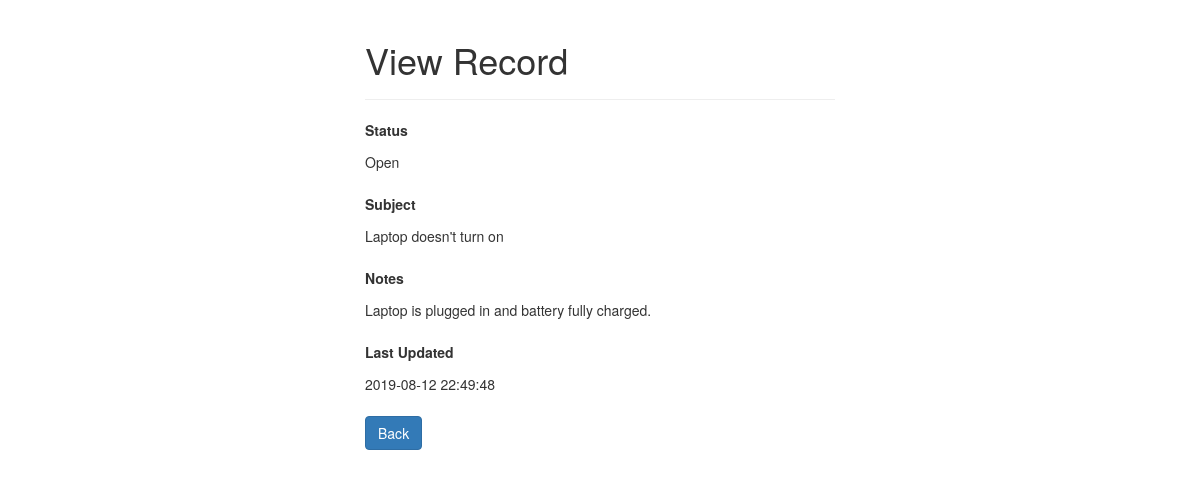
Screenshot of /Q2/read.php?id=2 with the database file from the repository.
### tables this page shows
CREATE TABLE `tickets` (
  `id` int(5) NOT NULL AUTO_INCREMENT,
  `status` varchar(255) NOT NULL,
  `user_id` int(5) NOT NULL,
  `subject` varchar(45) NOT NULL,
  `notes` varchar(255) DEFAULT NULL,
  `create_date` datetime NOT NULL DEFAULT CURRENT_TIMESTAMP,
  PRIMARY KEY (`id`),
  KEY `user_id` (`user_id`),
  CONSTRAINT `tickets_ibfk_1` FOREIGN KEY (`user_id`) REFERENCES `users` (`id`)
);

### Q2/read.php (the view, shortened to what this page needs)
<?php
if(isset($_GET["id"]) && !empty(trim($_GET["id"]))){
    require_once "config.php";
    $sql = "SELECT * FROM tickets WHERE id = ?";
    if($stmt = mysqli_prepare($link, $sql)){
        mysqli_stmt_bind_param($stmt, "i", $param_id);
        if(mysqli_stmt_execute($stmt)){
            $result = mysqli_stmt_get_result($stmt);
            if(mysqli_num_rows($result) == 1){
                $row = mysqli_fetch_array($result, MYSQLI_ASSOC);
            } else{
                header("location: error.php");
                exit();
            }
        } else{
            echo "Oops! Something went wrong. Please try again later.";
        }
    }
} else{
    header("location: error.php");
    exit();
}
?>
<!DOCTYPE html>
<html lang="en">
<head>
    <link rel="stylesheet" href="https://maxcdn.bootstrapcdn.com/bootstrap/3.3.7/css/bootstrap.css">
</head>
<body>
    <div class="wrapper">
        <div class="container-fluid">
            <div class="row">
                <div class="col-md-12">
                    <div class="page-header">
                        <h1>View Record</h1>
                    </div>
                    <div class="form-group">
                        <label>Status</label>
                        <p class="form-control-static"><?php echo $row["status"]; ?></p>
                    </div>
                    <div class="form-group">
                        <label>Subject</label>
                        <p class="form-control-static"><?php echo $row["subject"]; ?></p>
                    </div>
                    <div class="form-group">
                        <label>Notes</label>
                        <p class="form-control-static"><?php echo $row["notes"]; ?></p>
                    </div>
                    <div class="form-group">
                        <label>Last Updated</label>
                        <p class="form-control-static"><?php echo $row["create_date"]; ?></p>
                    </div>
                    <p><a href="tickets.php" class="btn btn-primary">Back</a></p>
                </div>
            </div>
        </div>
    </div>
</body>
</html>

### Q2/read.php (style rules this page uses)
.wrapper { width: 500px; margin: 0 auto; }

### rows the page displays
tickets: status "Open", subject "Laptop doesn't turn on", notes "Laptop is plugged in and battery fully charged.", create_date "2019-08-12 22:49:48"
